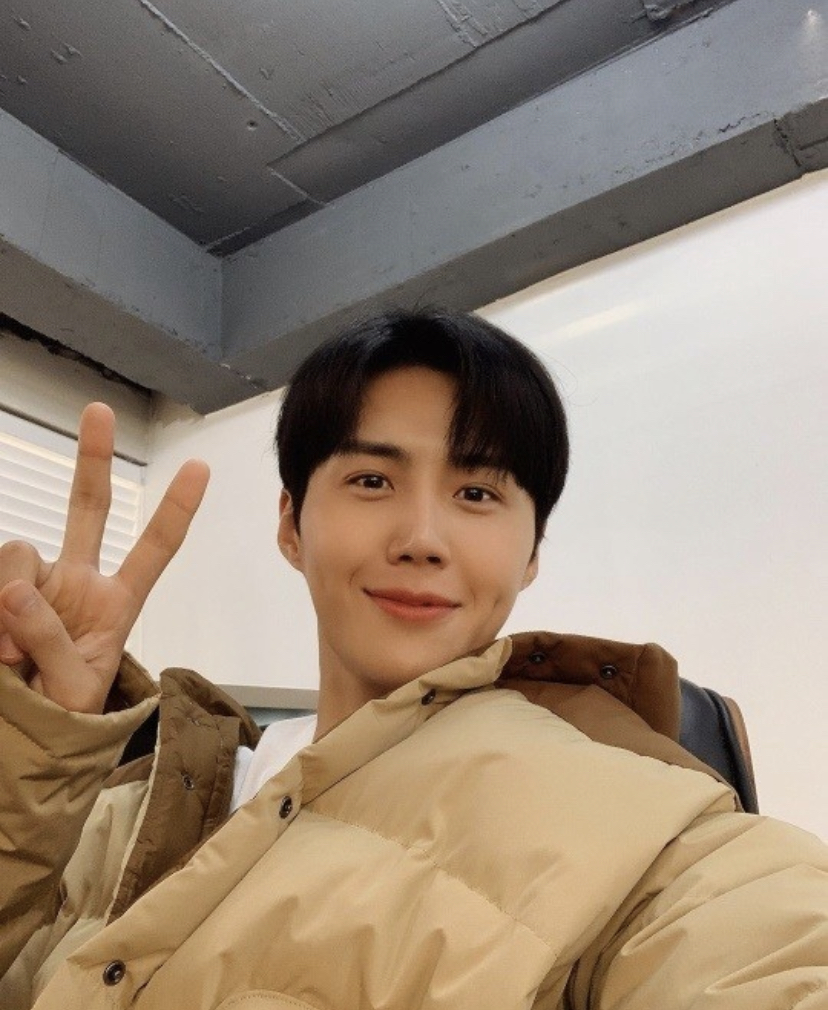
#> input picture ksh.jpg, 828 x 1010 px
$ jupyter execute --allow-errors face_eye_detection.ipynb
#> lines starting #> are read from the running program, lines starting #| are printed output that depends on the picture; after the words box and inside, x2 and y2 are one past the last pixel; in counts of white or black regions, pixels touching at a corner belong together
[cell 1]
import cv2
import matplotlib.pyplot as plt

[cell 2]
# img=cv2.imread('mask.jpg')
# print(img.shape)
# plt.imshow(img[:,:,::-1])

[cell 3]
# img2=cv2.resize(img,dsize=(300,300))
# plt.imshow(img2[:,:,::-1])

[cell 4]
face_cascade = cv2.CascadeClassifier('haarcascade_frontface.xml')
eye_cascade = cv2.CascadeClassifier('haarcascade_eye.xml')

[cell 5]
ksh=cv2.imread('ksh.jpg')
#> ksh is the input picture: shape (1010, 828, 3); mean B, G, R 118.4, 135.1, 151.5
img2=cv2.resize(ksh,(400,400))
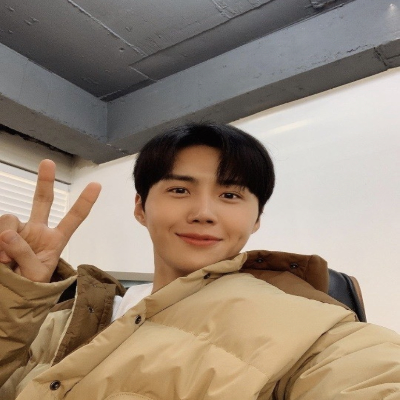
#> img2: shape (400, 400, 3); mean B, G, R 118.3, 134.9, 151.4
plt.imshow(img2[:,:,::-1])

[cell 6]
gray = cv2.cvtColor(img2, cv2.COLOR_BGR2GRAY)
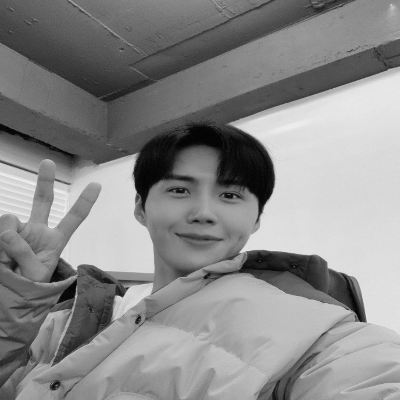
#> gray: shape (400, 400); min 1, max 239, mean 138
plt.imshow(gray)

[cell 7]
faces = face_cascade.detectMultiScale(gray, 1.3, 5) #사진정보,정밀도,얼굴 사이의 최소간격
#> faces = [[144, 147, 118, 118]]
for (x,y,w,h) in faces:
    cv2.rectangle(img2,(x,y),(x+w,y+h),(255,0,0),2) #cv2.rectangle(img, start, end, color, thickness)
    roi_gray = gray[y:y+h, x:x+w]
    roi_color = img2[y:y+h, x:x+w]
    eyes = eye_cascade.detectMultiScale(roi_gray)
    for (ex,ey,ew,eh) in eyes:
        cv2.rectangle(roi_color,(ex,ey),(ex+ew,ey+eh),(0,255,0),2)
#> this loop made 1 pass
#> (x, y, w, h, eyes) on pass 1: (144, 147, 118, 118, [[20, 28, 30, 30], [72, 36, 25, 25]])
#> pass 1, `roi_gray = gray[y:y+h, x:x+w]`:
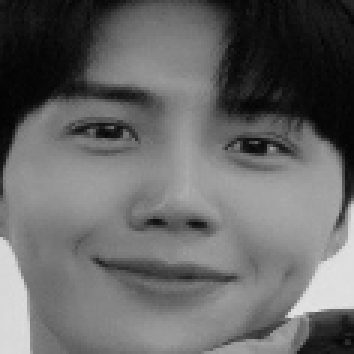
#> roi_gray: shape (118, 118) (shown 3 times larger); min 3, max 227, mean 102.3
#> pass 1, `roi_color = img2[y:y+h, x:x+w]`:
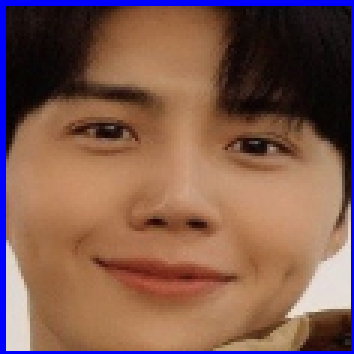
#> roi_color: shape (118, 118, 3) (shown 3 times larger); mean B, G, R 78.8, 90.2, 127.3
#> after the loop:
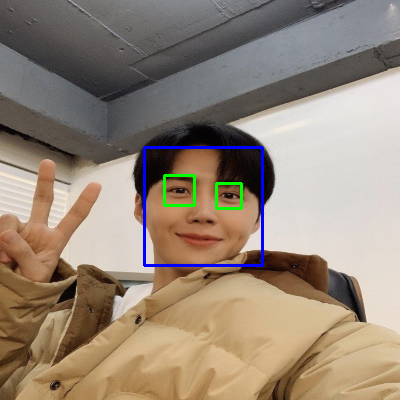
#> img2: shape (400, 400, 3); 1.29% of pixels changed, all inside (x1, y1, x2, y2) = (143, 146, 264, 267)
#> after the loop:
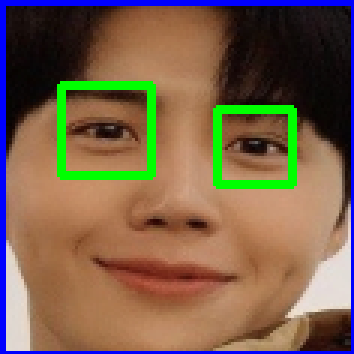
#> roi_color: shape (118, 118, 3) (shown 3 times larger); 4.68% of pixels changed, all inside (x1, y1, x2, y2) = (19, 27, 99, 63)
cv2.imshow('img',img2)
cv2.waitKey(0)
cv2.destroyAllWindows()

[cell 8]
faces = face_cascade.detectMultiScale(gray, 1.3, 5) #사진정보,정밀도,얼굴 사이의 최소간격
#> (the rest of this cell did not finish here and is left out)

[cell 9]
eyes = eye_cascade.detectMultiScale(gray)
#> eyes = [[165, 176, 29, 29], [216, 184, 26, 26]]
eyes
cv2.circle(gray,(180,103),2,(0,255,0))
#> gray: shape (400, 400); 0% of pixels changed, all inside (x1, y1, x2, y2) = (178, 101, 183, 106)
plt.imshow(gray)

$ run again, with mask.jpg copied over ksh.jpg
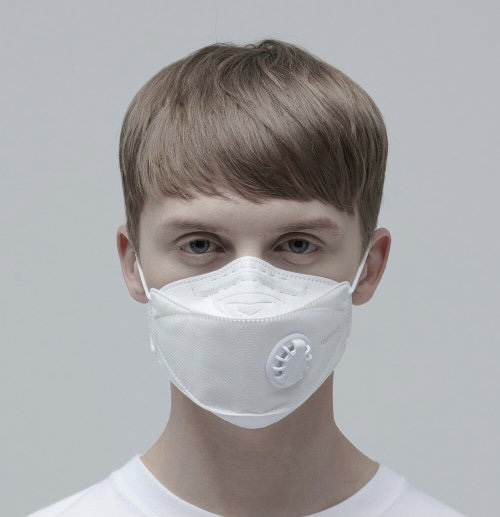
#> input picture mask.jpg, 500 x 517 px
#> ksh is the input picture: shape (517, 500, 3); mean B, G, R 165.7, 164.6, 165.7
#> faces = [[76, 106, 249, 249]]
#> the loop `for (x,y,w,h) in faces:` made 1 pass
#> (x, y, w, h, eyes) on pass 1: (76, 106, 249, 249, [[56, 58, 51, 51], [141, 63, 42, 42]])
#> after the loop `for (x,y,w,h) in faces:`:
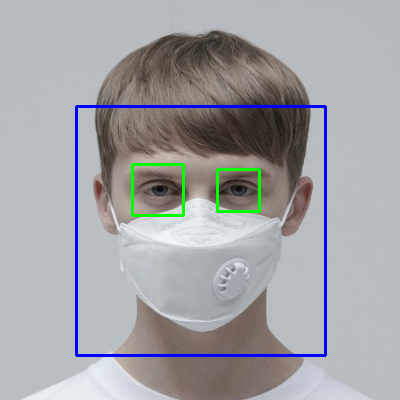
#> img2: shape (400, 400, 3); mean B, G, R 166.5, 162.3, 161.6
#> after the loop `for (x,y,w,h) in faces:`:
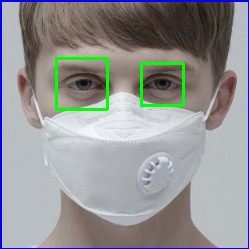
#> roi_color: shape (249, 249, 3); mean B, G, R 148.6, 147.7, 147.1
#> `eyes = eye_cascade.detectMultiScale(gray)`: eyes = [[217, 169, 41, 41], [133, 163, 51, 51]]
